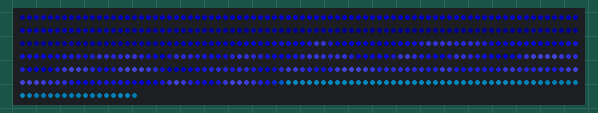
This sketch was run on a simulated Arduino Uno, built with avr-gcc and run on an emulated ATmega328P. Parts: 497 RGB LEDs in strip order, left to right, continuing on the next row. Dim RGB values are drawn brighter than linear; random numbers use the default seed unless the sketch sets one.

Above: at 0.3 s.

The sketch:

bubbleengine.ino
```cpp
#include <FastLED.h>

#define LED_PIN     6
#define NUM_LEDS    497
#define BRIGHTNESS  128
#define LED_TYPE    WS2812B
#define COLOR_ORDER GRB

// Define sections
#define BOTTOM_SPIRAL 181
#define MIDDLE_CYLINDER_START 181
#define MIDDLE_CYLINDER_END 437
#define TOP_SECTION_START 437
#define TOP_SECTION_END 497

// Engine effect parameters
#define CORE_PULSE_SPEED 3
#define ENERGY_WAVE_SPEED 2
#define BLUR_AMOUNT 128
#define PULSE_MIN_BRIGHTNESS 100
#define PULSE_MAX_BRIGHTNESS 255
#define ENERGY_RIPPLE_CHANCE 40

// Starburst parameters
#define STARBURST_CHANCE 40    // Chance of new starburst
#define STARBURST_FADE 20      // How quickly bursts fade
#define STARBURST_RAYS 8       // Number of rays in burst
#define MAX_STARBURSTS 3       // Maximum concurrent bursts

// Structure to track active starbursts
struct Starburst {
  uint8_t x;          // X position
  uint8_t y;          // Y position
  uint8_t life;       // Lifetime of burst
  uint8_t intensity;  // Initial brightness
};

Starburst starbursts[MAX_STARBURSTS];

// Color definitions
#define CORE_HUE 160        // Blue core
#define ENERGY_HUE 140      // Cyan energy
#define PULSE_SATURATION 240

uint16_t timeOffset = 0;
uint8_t pulsePhase = 0;

CRGB leds[NUM_LEDS];

void setup() {
  FastLED.addLeds<LED_TYPE, LED_PIN, COLOR_ORDER>(leds, NUM_LEDS);
  FastLED.setBrightness(BRIGHTNESS);
  FastLED.clear();
}

void loop() {
  // Calculate core pulse
  uint8_t corePulse = beatsin8(CORE_PULSE_SPEED, PULSE_MIN_BRIGHTNESS, PULSE_MAX_BRIGHTNESS, 0, 0);

  // Update all LEDs
  for(int i = 0; i < NUM_LEDS; i++) {
    uint8_t brightness;
    uint8_t saturation = PULSE_SATURATION;
    uint8_t hue = CORE_HUE;

    if(i < BOTTOM_SPIRAL) {
      // Bottom spiral - energy intake effect
      uint8_t pos = map(i, 0, BOTTOM_SPIRAL, 0, 255);
      uint8_t wave = sin8(pos + timeOffset * 2);

      // Create inward flowing effect
      brightness = scale8(wave, 128) + scale8(corePulse, 128);

      // Add occasional energy ripples
      if(random8() < ENERGY_RIPPLE_CHANCE) {
        brightness = qadd8(brightness, random8(40));
        saturation = saturation - 40;  // Whiter energy ripples
      }

    } else if(i < MIDDLE_CYLINDER_END) {
      // Middle cylinder - core reactor effect with starbursts
      uint8_t x = (i - MIDDLE_CYLINDER_START) % 32;
      uint8_t y = (i - MIDDLE_CYLINDER_START) / 32;

      // Base core brightness from pulse
      brightness = corePulse;

      // Calculate starburst contributions
      uint8_t burstBrightness = 0;

      for(int b = 0; b < MAX_STARBURSTS; b++) {
        if(starbursts[b].life > 0) {
          // Calculate distance from burst center
          int8_t dx = x - starbursts[b].x;
          int8_t dy = y - starbursts[b].y;

          // Create ray effect
          uint8_t angle = atan2(dy, dx) * 256 / (2 * PI);
          uint8_t rayEffect = sin8(angle * STARBURST_RAYS);

          // Calculate distance and fade
          uint8_t distance = sqrt16((dx * dx) + (dy * dy));
          uint8_t fadeWithDistance = map(distance, 0, 8, starbursts[b].life, 0);

          // Add ray brightness
          if(fadeWithDistance > 0) {
            uint8_t rayBrightness = scale8(rayEffect, fadeWithDistance);
            burstBrightness = qadd8(burstBrightness, rayBrightness);
          }

          // Update starburst life
          if(b == 0) {  // Only decrease once per frame
            starbursts[b].life = starbursts[b].life > STARBURST_FADE ?
                                starbursts[b].life - STARBURST_FADE : 0;
          }
        }
      }

      // Add starburst brightness to base
      brightness = qadd8(brightness, burstBrightness);

      // Chance to create new starburst
      if(random8() < STARBURST_CHANCE) {
        for(int b = 0; b < MAX_STARBURSTS; b++) {
          if(starbursts[b].life == 0) {
            starbursts[b].x = random8(32);  // Random x position
            starbursts[b].y = random8(8);   // Random y position
            starbursts[b].life = 255;       // Full life
            starbursts[b].intensity = random8(128, 255);  // Random intensity
            break;
          }
        }
      }

      // Adjust color for bursts
      if(burstBrightness > 0) {
        // Make brighter areas whiter
        saturation = qsub8(saturation, scale8(burstBrightness, 128));
      }

    } else {
      // Top spiral - enhanced energy exhaust effect with consistent flashes
      uint8_t pos = map(i, TOP_SECTION_START, TOP_SECTION_END, 0, 255);

      // Base wave pattern
      uint8_t wave = sin8(pos - timeOffset * 3);

      // Create consistent flash pattern
      uint8_t flashPattern = sin8(timeOffset * 4);  // Faster flash cycle
      uint8_t flashIntensity = map(flashPattern, 0, 255, 60, 180);

      // Combine effects for brightness
      brightness = scale8(wave, 64);                // Reduced base wave effect
      brightness = qadd8(brightness, flashIntensity);  // Add flash
      brightness = qadd8(brightness, scale8(corePulse, 64));  // Add some core pulse

      // Make color slightly different for exhaust
      hue = ENERGY_HUE;

      // Add bright white highlights during peak flash
      if(flashPattern > 200) {
        brightness = qadd8(brightness, 60);  // Extra brightness boost
        saturation = qsub8(saturation, 80);  // More white
      }

      // Add random energy sparks
      if(random8() < ENERGY_RIPPLE_CHANCE) {
        brightness = qadd8(brightness, random8(40, 80));
        saturation = qsub8(saturation, 40);  // Whiter sparks
      }

      // Ensure minimum brightness
      brightness = qadd8(brightness, 40);  // Keep it visible
    }

    // Set final LED color
    leds[i] = CHSV(hue, saturation, brightness);
  }

  // Apply blur for smoothness
  blur1d(leds, NUM_LEDS, BLUR_AMOUNT);

  // Update timing
  EVERY_N_MILLISECONDS(20) {
    timeOffset += ENERGY_WAVE_SPEED;
  }

  FastLED.show();
}
```
